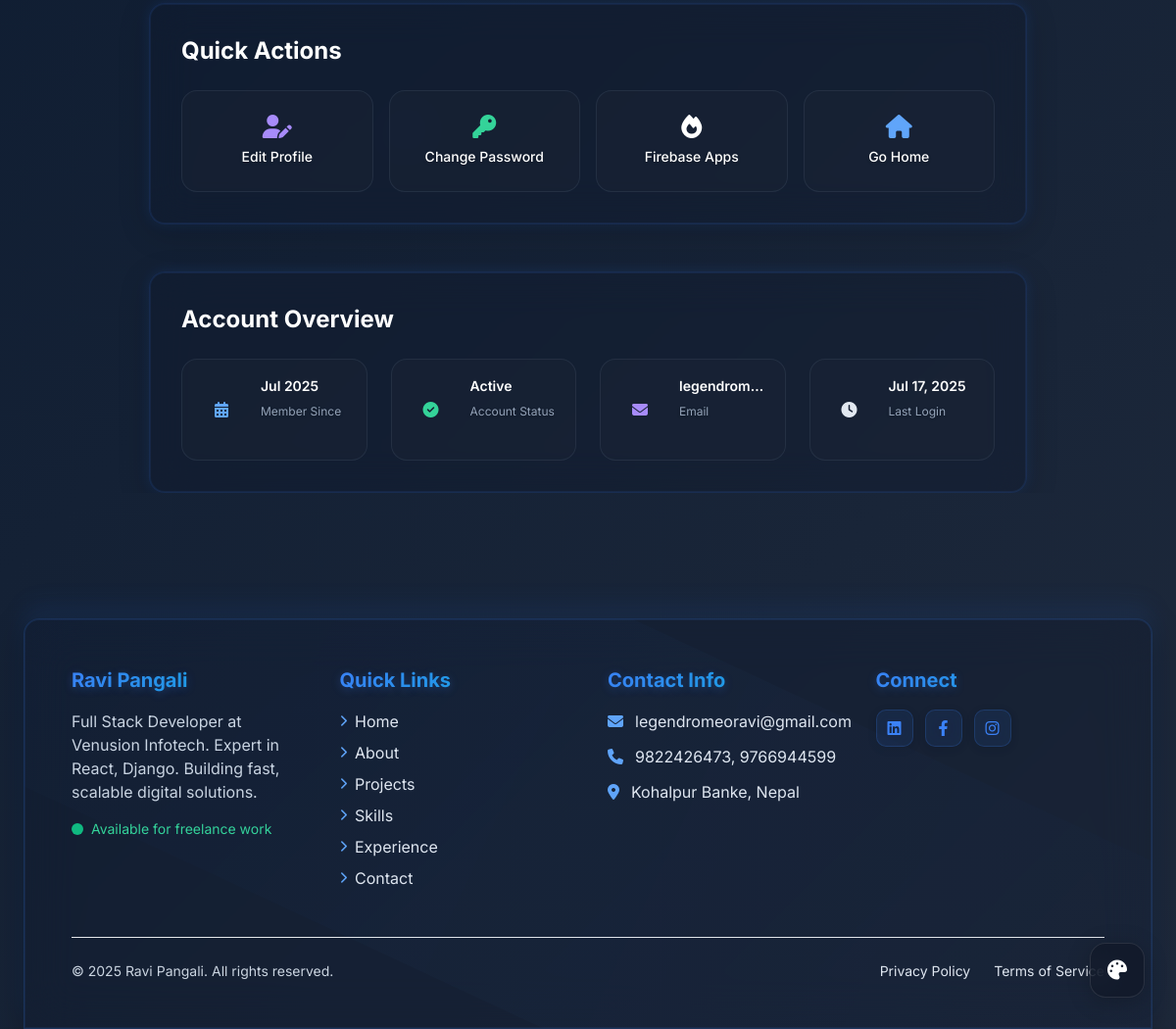
The page /user/dashboard/ (signed in, lower part) on the database as committed earlier.
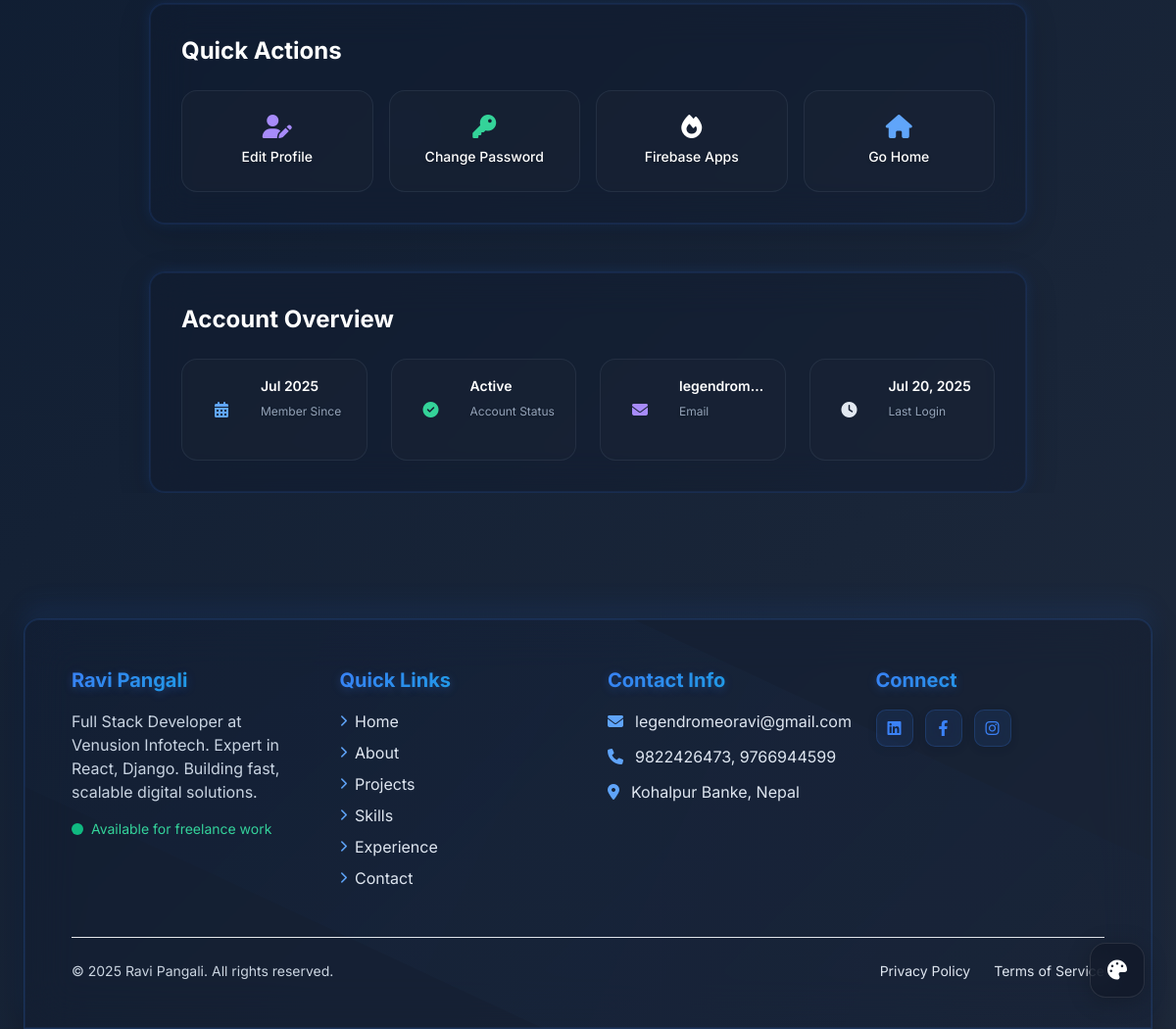
The same page on the database as committed later.
### myuser/models.py (models this page shows, shortened)
class CustomUser(AbstractUser):
    id = models.UUIDField(primary_key=True, default=uuid.uuid4, editable=False)
    email = models.EmailField(unique=True, verbose_name='Email Address')
    username = models.CharField(max_length=150, unique=True, verbose_name='Username')
    first_name = models.CharField(max_length=30, verbose_name='First Name')
    last_name = models.CharField(max_length=30, verbose_name='Last Name')
    phone_number = models.CharField(
        max_length=15,
        blank=True,
        null=True,
        validators=[
            RegexValidator(
                regex=r'^\+?1?\d{9,15}$',
                message="Phone number must be entered in the format: '+999999999'. Up to 15 digits allowed."
            )
        ],
        verbose_name='Phone Number'
    )
    date_of_birth = models.DateField(blank=True, null=True, verbose_name='Date of Birth')
    profile_picture = models.ImageField(
        upload_to='profile_pictures/',
        blank=True,
        null=True,
        verbose_name='Profile Picture'
    )
    bio = models.TextField(max_length=500, blank=True, null=True, verbose_name='Bio')
    website = models.URLField(blank=True, null=True, verbose_name='Website')
    location = models.CharField(max_length=100, blank=True, null=True, verbose_name='Location')
    github = models.URLField(blank=True, null=True, verbose_name='GitHub')
    linkedin = models.URLField(blank=True, null=True, verbose_name='LinkedIn')
    twitter = models.URLField(blank=True, null=True, verbose_name='Twitter')
    instagram = models.URLField(blank=True, null=True, verbose_name='Instagram')
    facebook = models.URLField(blank=True, null=True, verbose_name='Facebook')
    is_verified = models.BooleanField(default=False, verbose_name='Email Verified')
    is_premium = models.BooleanField(default=False, verbose_name='Premium User')
    is_beta_tester = models.BooleanField(default=False, verbose_name='Beta Tester')
    last_login_ip = models.GenericIPAddressField(blank=True, null=True, verbose_name='Last Login IP')
    last_login_location = models.CharField(max_length=100, blank=True, null=True, verbose_name='Last Login Location')
    failed_login_attempts = models.PositiveIntegerField(default=0, verbose_name='Failed Login Attempts')
    account_locked_until = models.DateTimeField(blank=True, null=True, verbose_name='Account Locked Until')
    timezone = models.CharField(max_length=50, default='UTC', verbose_name='Timezone')
    language = models.CharField(max_length=10, default='en', verbose_name='Language')
    theme = models.CharField(max_length=20, default='light', verbose_name='Theme')
    email_notifications = models.BooleanField(default=True, verbose_name='Email Notifications')
    push_notifications = models.BooleanField(default=True, verbose_name='Push Notifications')
    created_at = models.DateTimeField(auto_now_add=True, verbose_name='Created At')
    updated_at = models.DateTimeField(auto_now=True, verbose_name='Updated At')
    last_activity = models.DateTimeField(auto_now=True, verbose_name='Last Activity')
    email_verification_token = models.CharField(max_length=100, blank=True, null=True)
    email_verification_sent_at = models.DateTimeField(blank=True, null=True)
    password_reset_token = models.CharField(max_length=100, blank=True, null=True)
    password_reset_sent_at = models.DateTimeField(blank=True, null=True)
    objects = CustomUserManager()
    USERNAME_FIELD = 'email'
    REQUIRED_FIELDS = ['username']
    class Meta:
        verbose_name = "User"
        verbose_name_plural = "Users"
        ordering = ['-created_at']
        indexes = [
            models.Index(fields=['email']),
            models.Index(fields=['username']),
            models.Index(fields=['is_active']),
            models.Index(fields=['is_verified']),
            models.Index(fields=['created_at']),
        ]

### myuser/views.py (the view)
# urls.py: path('dashboard/', views.dashboard_view, name='dashboard'),
@login_required
def dashboard_view(request):
    firebase_stats = {
        'total_apps': FirebaseApp.objects.filter(user=request.user).count(),
        'total_devices': FcmDevice.objects.filter(firebase_app__user=request.user).count(),
        'total_notifications': PushNotification.objects.filter(firebase_app__user=request.user).count(),
        'success_rate': 0
    }
    total_sent = PushNotification.objects.filter(firebase_app__user=request.user).aggregate(
        total=Sum('tokens_sent')
    )['total'] or 0
    total_delivered = PushNotification.objects.filter(firebase_app__user=request.user).aggregate(
        total=Sum('tokens_delivered')
    )['total'] or 0
    if total_sent > 0:
        firebase_stats['success_rate'] = round((total_delivered / total_sent) * 100, 1)
    context = {
        'title': 'Dashboard - Ravi Pangali',
        'firebase_stats': firebase_stats,
    }
    return render(request, 'myuser/dashboard.html', context)

### app/context_processors.py (called while the page is built)
def profile_context(request):
    try:
        profile = Profile.objects.first()
    except:
        profile = None
    return {
        'profile': profile
    }

def site_context(request):
    return {
        'is_secure': request.is_secure(),
        'site_domain': request.get_host(),
        'site_url': request.build_absolute_uri('/').rstrip('/'),
    }

### templates/myuser/dashboard.html (shortened to what this page needs)
{% extends 'myuser/base/base.html' %}
{% block content %}
<div class="min-h-screen bg-gradient-to-br from-slate-900 via-blue-900/20 to-slate-900 relative overflow-hidden">
    <div class="absolute inset-0 overflow-hidden">
        <div class="absolute bottom-1/4 left-1/3 w-3 h-3 bg-blue-500 rounded-full animate-bounce opacity-30"></div>
    </div>
    <div class="relative z-10 main-container px-4 sm:px-6 py-12">
        <div class="mt-12 max-w-4xl mx-auto">
            <div class="glass-card p-8 rounded-2xl shadow-2xl border border-blue-500/30">
                <h2 class="text-2xl font-bold text-white mb-6">Quick Actions</h2>
                <div class="grid grid-cols-1 sm:grid-cols-2 lg:grid-cols-4 gap-4">
                    <a href="{% url 'myuser:profile' %}" class="quick-action-btn">
                        <i class="fas fa-user-edit text-purple-400"></i>
                        <span>Edit Profile</span>
                    </a>
                    <a href="{% url 'myuser:password_change' %}" class="quick-action-btn">
                        <i class="fas fa-key text-green-400"></i>
                        <span>Change Password</span>
                    </a>
                    <a href="{% url 'myuser:firebase_apps' %}" class="quick-action-btn">
                        <i class="fas fa-fire text-orange-400"></i>
                        <span>Firebase Apps</span>
                    </a>
                    <a href="{% url 'home' %}" class="quick-action-btn">
                        <i class="fas fa-home text-blue-400"></i>
                        <span>Go Home</span>
                    </a>
                </div>
            </div>
        </div>
        <div class="mt-12 max-w-4xl mx-auto">
            <div class="glass-card p-8 rounded-2xl shadow-2xl border border-blue-500/30">
                <h2 class="text-2xl font-bold text-white mb-6">Account Overview</h2>
                <div class="grid grid-cols-1 sm:grid-cols-2 lg:grid-cols-4 gap-6">
                    <div class="stat-card">
                        <div class="stat-icon bg-blue-500/20">
                            <i class="fas fa-calendar-alt text-blue-400"></i>
                        </div>
                        <div class="stat-content min-w-0">
                            <h4 class="stat-value truncate">{{ user.date_joined|date:"M Y" }}</h4>
                            <p class="stat-label">Member Since</p>
                        </div>
                    </div>
                    <div class="stat-card">
                        <div class="stat-icon bg-green-500/20">
                            <i class="fas fa-check-circle text-green-400"></i>
                        </div>
                        <div class="stat-content min-w-0">
                            <h4 class="stat-value">Active</h4>
                            <p class="stat-label">Account Status</p>
                        </div>
                    </div>
                    <div class="stat-card">
                        <div class="stat-icon bg-purple-500/20">
                            <i class="fas fa-envelope text-purple-400"></i>
                        </div>
                        <div class="stat-content min-w-0">
                            <h4 class="stat-value truncate">{{ user.email }}</h4>
                            <p class="stat-label">Email</p>
                        </div>
                    </div>
                    <div class="stat-card">
                        <div class="stat-icon bg-orange-500/20">
                            <i class="fas fa-clock text-orange-400"></i>
                        </div>
                        <div class="stat-content min-w-0">
                            <h4 class="stat-value truncate">{{ user.last_login|date:"M d, Y"|default:"Never" }}</h4>
                            <p class="stat-label">Last Login</p>
                        </div>
                    </div>
                </div>
            </div>
        </div>
    </div>
</div>
{% endblock %}

Rows that differ between the two databases and show on the page:
changed CustomUser "legendrom…": last_login "Jul 17, 2025" → "Jul 20, 2025"
